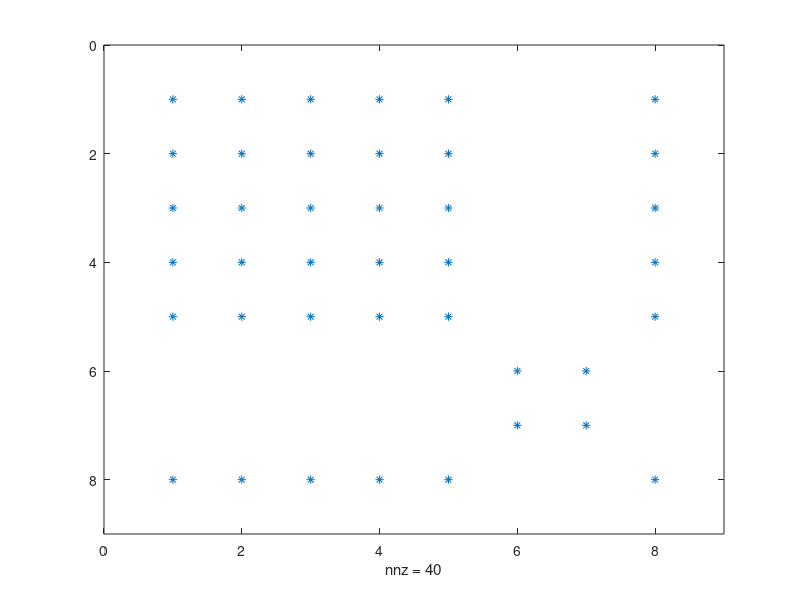

MATLAB code for this plot:
%% Filename: firmnet_example.m
% Project: Matrix of firms via portoflio holdings
% Author: Jesse Blocher
% Date: Nov 2009
% This program creates an example of why networked institutional holdings
% matter over simple sums.
% 

%create example matrix. Rows are funds, columns are firms. Values are
%percent of shares outstanding so columns should sum to less than 1, but
%not rows necessarily.

ffmat = [ .25,  0, .25,   0,  .25, 0,  0, .3;  ...
          0,  .25,   0, .15,   0,  0,  0, 0 ;  ...
          0,    0,   0,   0,   0, .5, .5, 0 ; ...
          0,  .05,   0, .20,   0,  0,  0, 0 ;  ...
         .1,  .20,  .1, .15,   .1, 0,  0, .2  ; ...
         .05,  0,    0,   0,  .15, 0,  0, 0 ; ...
         .10,  0,  .15,   0,    0, 0,  0, 0   ];
adj = ffmat'*ffmat;
spy(adj)

%this is harder than it looks :)